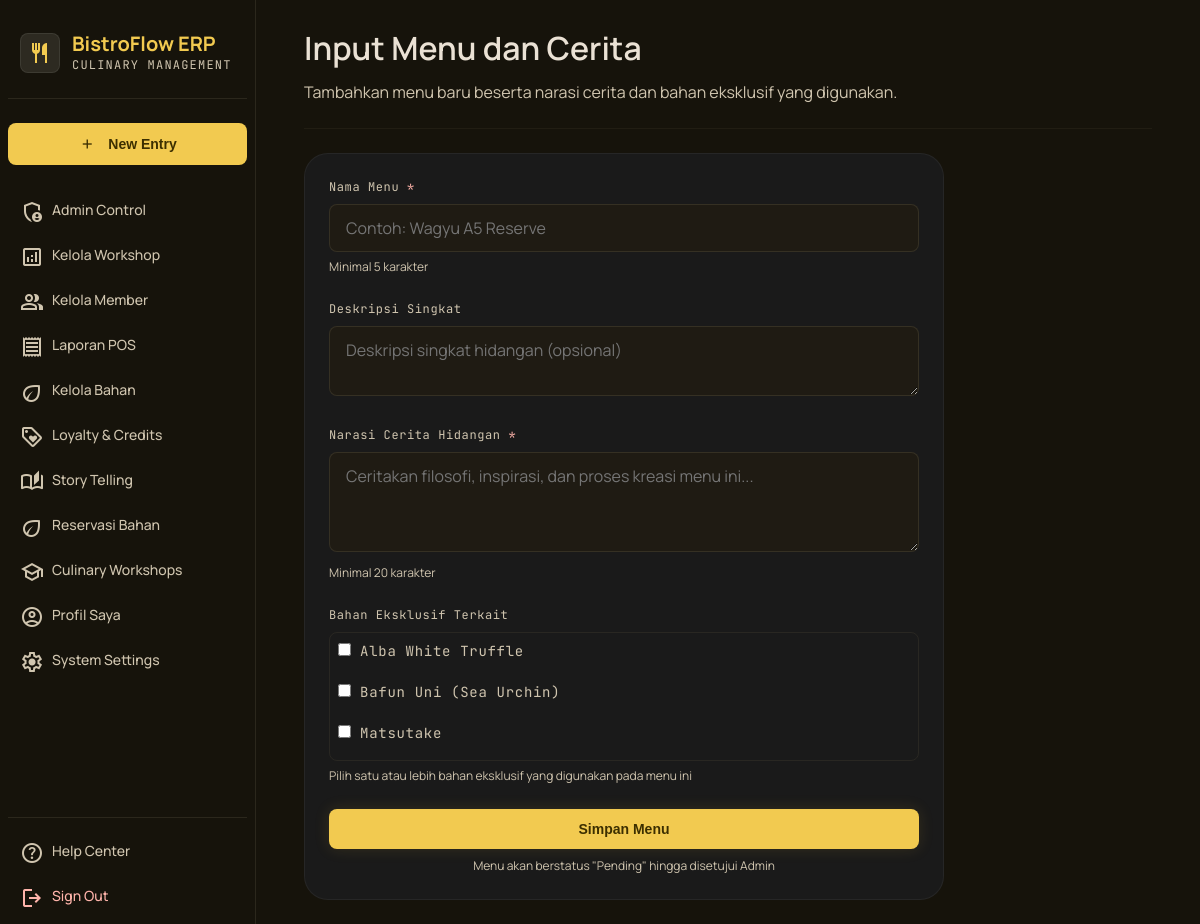
The page /chef/input_menu.php (signed in) on the database its author committed.
### tables this page shows
CREATE TABLE bahan (
    bahan_id INT(11) NOT NULL AUTO_INCREMENT,
    nama_bahan VARCHAR(150) NOT NULL UNIQUE,
    asal_daerah VARCHAR(200) NOT NULL,
    narasi_cerita_bahan TEXT NOT NULL,
    nama_petani VARCHAR(100) NOT NULL,
    sertifikasi VARCHAR(200),
    status_ketersediaan ENUM('tersedia','terbatas','habis') NOT NULL DEFAULT 'tersedia',
    is_musiman TINYINT(1) NOT NULL DEFAULT 0,
    kuota_reservasi INT DEFAULT 0,
    estimasi_tersedia_berikutnya DATE,
    path_file_server VARCHAR(500),
    produsen_id INT(11) DEFAULT NULL,
    PRIMARY KEY (bahan_id),
    FOREIGN KEY (produsen_id) REFERENCES users(user_id) ON DELETE SET NULL
);

### config/auth.php (called while the page is built, shortened)
<?php
function e(string $value): string
{
    return htmlspecialchars($value, ENT_QUOTES, 'UTF-8');
}

### chef/input_menu.php (the view, shortened to what this page needs)
<?php
$pdo = getDB();
$stmt = $pdo->query("SELECT bahan_id, nama_bahan FROM bahan ORDER BY nama_bahan ASC");
$bahanList = $stmt->fetchAll();
require_once __DIR__ . '/../includes/header.php';
require_once __DIR__ . '/../includes/sidebar.php';
?>
<header class="page-header">
    <div>
        <h2>Input Menu dan Cerita</h2>
        <p>Tambahkan menu baru beserta narasi cerita dan bahan eksklusif yang digunakan.</p>
    </div>
</header>
<div class="card" style="max-width: 640px;">
    <form method="POST">
        <div class="form-group">
            <label for="nama_menu">Nama Menu <span class="required">*</span></label>
            <input type="text" class="form-control" id="nama_menu" name="nama_menu" required minlength="5" maxlength="200" placeholder="Contoh: Wagyu A5 Reserve">
            <p class="form-help">Minimal 5 karakter</p>
        </div>
        <div class="form-group">
            <label for="deskripsi_singkat">Deskripsi Singkat</label>
            <textarea class="form-control" id="deskripsi_singkat" name="deskripsi_singkat" placeholder="Deskripsi singkat hidangan (opsional)" style="min-height:60px;"></textarea>
        </div>
        <div class="form-group">
            <label for="narasi_cerita">Narasi Cerita Hidangan <span class="required">*</span></label>
            <textarea class="form-control" id="narasi_cerita" name="narasi_cerita" required minlength="20" placeholder="Ceritakan filosofi, inspirasi, dan proses kreasi menu ini..."></textarea>
            <p class="form-help">Minimal 20 karakter</p>
        </div>
        <div class="form-group">
            <label>Bahan Eksklusif Terkait</label>
            <?php if (empty($bahanList)): ?>
                <p class="form-help">Belum ada bahan eksklusif terdaftar di katalog.</p>
            <?php else: ?>
            <div class="flex flex-col gap-sm" style="max-height:200px; overflow-y:auto; padding: 8px; border: 1px solid rgba(77,70,53,0.3); border-radius: var(--radius-lg);">
                <?php foreach ($bahanList as $b): ?>
                    <label class="flex items-center gap-sm" style="font-size:14px; cursor:pointer;">
                        <input type="checkbox" name="bahan_ids[]" value="<?= $b['bahan_id'] ?>" style="accent-color: var(--color-primary);">
                        <?= e($b['nama_bahan']) ?>
                    </label>
                <?php endforeach; ?>
            </div>
            <p class="form-help">Pilih satu atau lebih bahan eksklusif yang digunakan pada menu ini</p>
            <?php endif; ?>
        </div>
        <button type="submit" class="btn btn-primary w-full"><span class="btn-label">Simpan Menu</span></button>
        <p class="form-help text-center" style="margin-top:8px;">Menu akan berstatus "Pending" hingga disetujui Admin</p>
    </form>
</div>
<?php require_once __DIR__ . '/../includes/footer.php'; ?>

### assets/css/style.css (style rules this page uses)
:root { --color-background: #16130b; --color-surface: #16130b; --color-surface-container: #231f17; --color-surface-container-low: #1f1b13; --color-surface-container-high: #2d2a21; --color-surface-container-highest: #38342b; --color-surface-variant: #38342b; --color-primary: #f2ca50; --color-primary-container: #d4af37; --color-on-primary: #3c2f00; --color-on-primary-container: #554300; --color-primary-fixed: #ffe088; --color-primary-fixed-dim: #e9c349; --color-secondary: #f4bb92; --color-secondary-container: #653d1e; --color-secondary-fixed-dim: #f4bb92; --color-tertiary: #bfcdff; --color-tertiary-container: #97b0ff; --color-on-background: #eae1d4; --color-on-surface: #eae1d4; --color-on-surface-variant: #d0c5af; --color-outline: #99907c; --color-outline-variant: #4d4635; --color-error: #ffb4ab; --color-error-container: #93000a; --color-accent-green: #2D6A4F; --color-accent-brown: #8B5E3C; --space-xs: 4px; --space-sm: 12px; --space-base: 8px; --space-md: 24px; --space-lg: 48px; --space-xl: 80px; --space-gutter: 24px; --radius-sm: 0.25rem; --radius-lg: 0.5rem; --radius-xl: 0.75rem; --radius-2xl: 24px; --radius-full: 9999px; --font-body: 'Manrope', sans-serif; --font-mono: 'JetBrains Mono', monospace; }
* { margin: 0; padding: 0; box-sizing: border-box; }
body { font-family: var(--font-body); background-color: var(--color-background); color: var(--color-on-background); line-height: 1.5; min-height: 100vh; }
.page-header { display: flex; flex-wrap: wrap; justify-content: space-between; align-items: flex-end; gap: var(--space-md); margin-bottom: var(--space-md); padding-bottom: var(--space-md); border-bottom: 1px solid rgba(77, 70, 53, 0.2); }
.page-header h2 { font-size: 32px; font-weight: 600; color: var(--color-on-background); margin-bottom: 8px; }
.page-header p { color: var(--color-on-surface-variant); font-size: 16px; max-width: 640px; }
.card { background-color: #1A1A1A; border: 1px solid rgba(255, 255, 255, 0.05); border-radius: var(--radius-2xl); padding: var(--space-md); }
.btn { display: inline-flex; align-items: center; justify-content: center; gap: 8px; padding: 12px 24px; border-radius: var(--radius-lg); font-weight: 700; font-size: 14px; cursor: pointer; border: none; transition: all 0.2s; text-decoration: none; }
.btn-primary { background-color: var(--color-primary); color: var(--color-on-primary); box-shadow: 0 0 15px rgba(212, 175, 55, 0.15); }
.form-group { margin-bottom: var(--space-md); }
.form-group label { display: block; font-family: var(--font-mono); font-size: 12px; letter-spacing: 0.05em; color: var(--color-on-surface-variant); margin-bottom: 8px; }
.form-group label .required { color: var(--color-error); }
.form-control { width: 100%; background-color: var(--color-surface-container-low); border: 1px solid rgba(77,70,53,0.5); color: var(--color-on-background); border-radius: var(--radius-lg); padding: 12px 16px; font-size: 16px; font-family: var(--font-body); transition: border-color 0.2s; }
textarea.form-control { resize: vertical; min-height: 100px; }
.form-help { font-size: 12px; color: var(--color-on-surface-variant); margin-top: 6px; }
.flex { display: flex; }
.flex-col { flex-direction: column; }
.items-center { align-items: center; }
.gap-sm { gap: 12px; }
.w-full { width: 100%; }
.text-center { text-align: center; }

### rows shown on the page
bahan: nama_bahan "Alba White Truffle"
bahan: nama_bahan "Bafun Uni (Sea Urchin)"
bahan: nama_bahan "Matsutake"

### other values the page prints
$item['label'] "Admin Control"
$item['label'] "Kelola Workshop"
$item['label'] "Kelola Member"
$item['label'] "Laporan POS"
$item['label'] "Kelola Bahan"
$item['label'] "Loyalty & Credits"
$item['label'] "Story Telling"
$item['label'] "Reservasi Bahan"
$item['label'] "Culinary Workshops"
$item['label'] "Profil Saya"
$item['label'] "System Settings"
